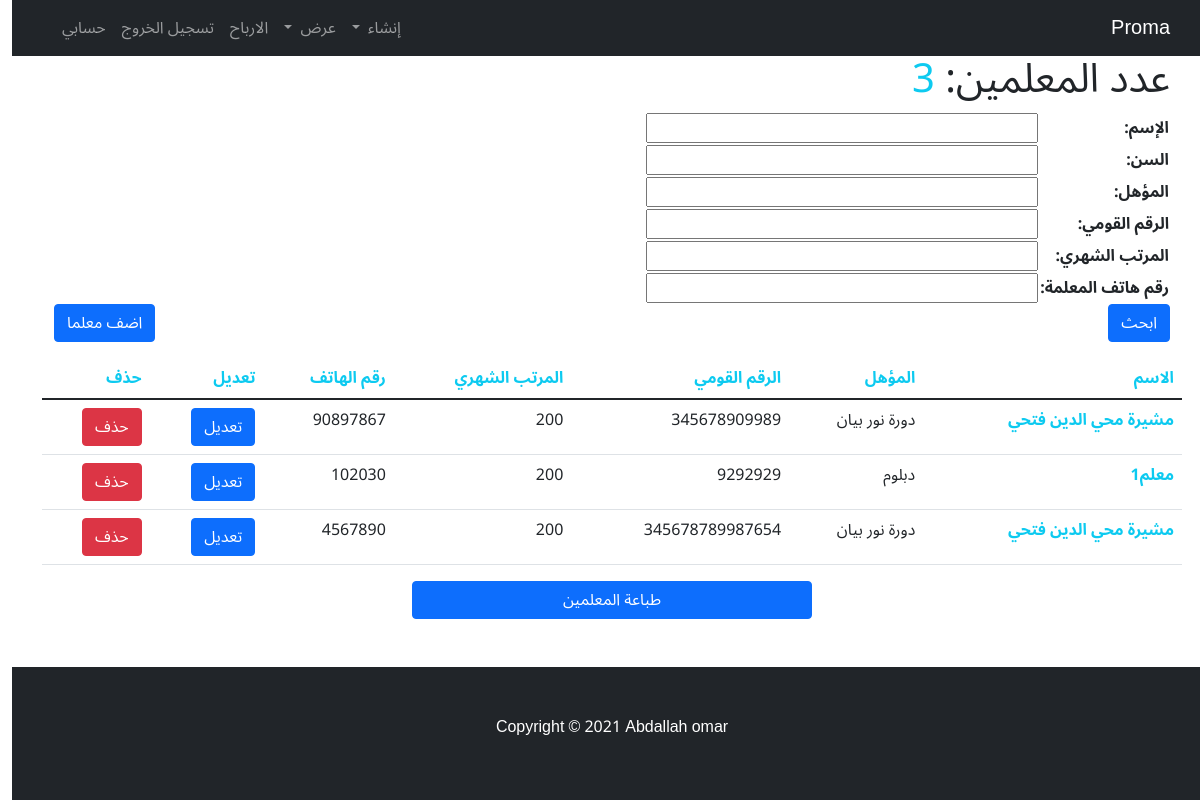
/teachers/ (signed in), run on the app's committed database.
### home_app/models.py (models this page shows, shortened)
class techers(models.Model):
    user = models.ForeignKey(User, verbose_name=("المستخدم"), on_delete=models.CASCADE)
    profile = models.ForeignKey(Profile, verbose_name=("المستخدم"), on_delete=models.CASCADE)
    name = models.CharField(max_length=50, verbose_name="الاسم")
    age = models.IntegerField(verbose_name="السن")
    qualification = models.CharField(max_length=50, verbose_name="المؤهل")
    number_kawme = models.IntegerField(verbose_name="الرقم القومي")
    Salary = models.IntegerField(verbose_name="المرتب الشهري")
    number_phone = models.IntegerField(verbose_name="رقم هاتف المعلمة")
    rateb = models.IntegerField(verbose_name="الراتب السنوي", null=True ,blank=True)
    Reward = models.IntegerField(verbose_name="المكافأة السنوية", null=True ,blank=True)
    year = models.CharField(max_length=50,choices=academic_years,blank=True,null=True)
    date = models.DateTimeField(auto_now=True, verbose_name="التاريخ")
    add_date = models.DateField(auto_now=False, auto_now_add=False, verbose_name="التاريخ",null=True,blank=True)
    def __str__(self):
        return self.name
    class Meta:
        verbose_name_plural = 'techers'

### home_app/views.py (the view)
# urls.py: path('teachers/', techeres, name="techeres"),
@login_required
def techeres(request):
    techeres = techers.objects.filter(user=request.user).order_by('date')
    filter = techersFilter(request.GET, queryset=techeres)
    techeres = filter.qs
    paginator = Paginator(techeres,25)
    page_number = request.GET.get('page')
    page_pbj = paginator.get_page(page_number)
    return render(request, 'project/teachers.html', context ={'teachers':page_pbj, 'filter':filter,'count': techeres.count()})

### home_app/templates/project/teachers.html (shortened to what this page needs)
{% extends 'base.html' %}
{% block body %}
  <div class="container dis">
    <h1>عدد المعلمين: <span class="text-info">{{count}}</span></h1>
  </div>
  <div class="container dis">
    <div class="row">
      <form class="col-6">
        <table>{{filter.form.as_table}}</table>
            <button type="submit" class="btn btn-primary">ابحث</button>
      </form>
      <div class="col-6 text-end align-self-end">
        <a href="{% url 'app:add_techer' %}" class="btn btn-primary">اضف معلما</a>
      </div>
    </div>
  </div>
    <table class="table container mt-3">
        <thead>
          <tr class="text-info">
            <th scope="col">الاسم</th>
            <th scope="col" class="d-none d-sm-table-cell">المؤهل</th>
            <th scope="col" class="d-none d-sm-table-cell">الرقم القومي</th>
            <th scope="col">المرتب الشهري</th>
            <th scope="col" class="d-none d-sm-table-cell">رقم الهاتف</th>
            <th scope="col" class="dis">تعديل</th>
            <th scope="col" class="dis">حذف</th>
          </tr>
        </thead>
        <tbody>
        {% for teachers in teachers %}
          <tr>
            <th scope="row"><a href="{% url 'app:techer_detail' teachers.id %}" class="link-info">{{teachers}}</a></th>
            <td class="d-none d-sm-table-cell">{{teachers.qualification}}</td>
            <td class="d-none d-sm-table-cell">{{teachers.number_kawme}}</td>
            <td>{{teachers.Salary}}</td>
            <td class="d-none d-sm-table-cell">{{teachers.number_phone}}</td>
            <td><a href="{% url 'app:edit_techer'  teachers.id %}" class="btn btn-primary">تعديل</a></td>
            <td><a href="{% url 'app:delete_techer'  teachers.id %}" class="btn btn-danger">حذف</a></td>
          </tr>
          {% endfor %}
        </tbody>
      </table>
    <div class="row">
      <div class="col text-center">
        <button onclick="window.print()" id="ddds" class="btn btn-primary col-4">طباعة المعلمين</button>
      </div>
    </div>
{% endblock %}

### home_app/templates/base.html (style rules this page uses)
* { font-family: 'Noto Sans Arabic', sans-serif; }
a { text-decoration: none; }

### data on the page
techers: name "مشيرة محي الدين فتحي", qualification "دورة نور بيان", number_kawme "345678909989", Salary "200", number_phone "90897867"
techers: qualification "دبلوم", number_kawme "9292929", Salary "200", number_phone "102030"
techers: name "مشيرة محي الدين فتحي", qualification "دورة نور بيان", number_kawme "345678789987654", Salary "200", number_phone "4567890"

### other printed values
{{ count }} "3"
